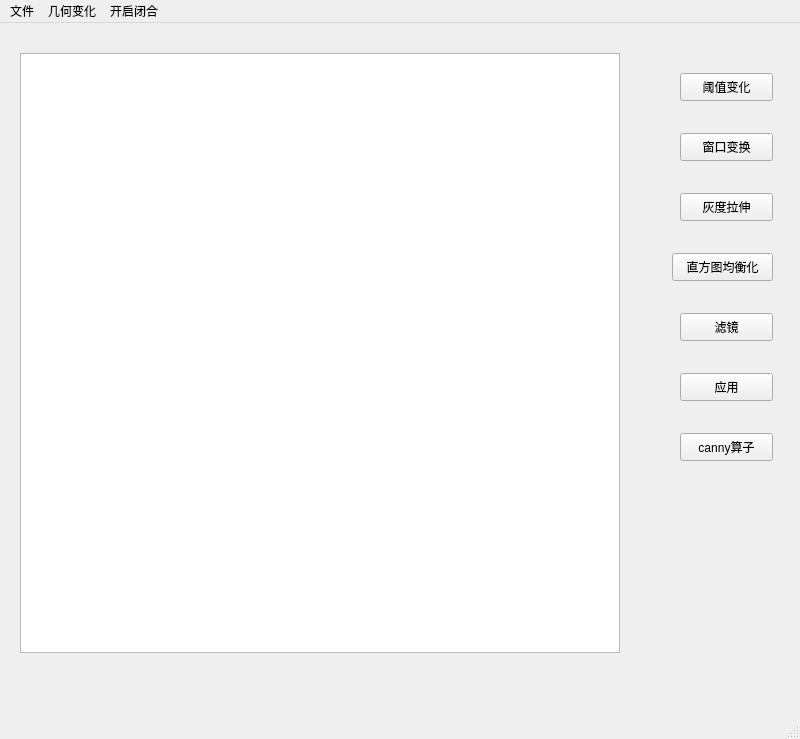
<?xml version="1.0" encoding="UTF-8"?>
<ui version="4.0">
 <class>MainWindow</class>
 <widget class="QMainWindow" name="MainWindow">
  <property name="geometry">
   <rect>
    <x>0</x>
    <y>0</y>
    <width>800</width>
    <height>739</height>
   </rect>
  </property>
  <property name="windowTitle">
   <string>MainWindow</string>
  </property>
  <widget class="QWidget" name="centralwidget">
   <widget class="QPushButton" name="pushButton">
    <property name="geometry">
     <rect>
      <x>680</x>
      <y>50</y>
      <width>93</width>
      <height>28</height>
     </rect>
    </property>
    <property name="text">
     <string>阈值变化</string>
    </property>
   </widget>
   <widget class="QGraphicsView" name="graphicsView">
    <property name="geometry">
     <rect>
      <x>20</x>
      <y>30</y>
      <width>600</width>
      <height>600</height>
     </rect>
    </property>
   </widget>
   <widget class="QPushButton" name="pushButton_2">
    <property name="geometry">
     <rect>
      <x>680</x>
      <y>110</y>
      <width>93</width>
      <height>28</height>
     </rect>
    </property>
    <property name="text">
     <string>窗口变换</string>
    </property>
   </widget>
   <widget class="QPushButton" name="pushButton_3">
    <property name="geometry">
     <rect>
      <x>680</x>
      <y>170</y>
      <width>93</width>
      <height>28</height>
     </rect>
    </property>
    <property name="text">
     <string>灰度拉伸</string>
    </property>
   </widget>
   <widget class="QPushButton" name="pushButton_4">
    <property name="geometry">
     <rect>
      <x>672</x>
      <y>230</y>
      <width>101</width>
      <height>28</height>
     </rect>
    </property>
    <property name="text">
     <string>直方图均衡化</string>
    </property>
   </widget>
   <widget class="QPushButton" name="pushButton_5">
    <property name="geometry">
     <rect>
      <x>680</x>
      <y>290</y>
      <width>93</width>
      <height>28</height>
     </rect>
    </property>
    <property name="text">
     <string>滤镜</string>
    </property>
   </widget>
   <widget class="QPushButton" name="pushButton_6">
    <property name="geometry">
     <rect>
      <x>680</x>
      <y>350</y>
      <width>93</width>
      <height>28</height>
     </rect>
    </property>
    <property name="text">
     <string>应用</string>
    </property>
   </widget>
   <widget class="QPushButton" name="pushButton_7">
    <property name="geometry">
     <rect>
      <x>680</x>
      <y>410</y>
      <width>93</width>
      <height>28</height>
     </rect>
    </property>
    <property name="text">
     <string>canny算子</string>
    </property>
   </widget>
  </widget>
  <widget class="QMenuBar" name="menubar">
   <property name="geometry">
    <rect>
     <x>0</x>
     <y>0</y>
     <width>800</width>
     <height>26</height>
    </rect>
   </property>
   <widget class="QMenu" name="menu">
    <property name="title">
     <string>文件</string>
    </property>
    <addaction name="actionopen"/>
    <addaction name="actionsave"/>
    <addaction name="actionreopen"/>
   </widget>
   <widget class="QMenu" name="menu_2">
    <property name="title">
     <string>几何变化</string>
    </property>
    <addaction name="actionchange"/>
   </widget>
   <widget class="QMenu" name="menu_3">
    <property name="title">
     <string>开启闭合</string>
    </property>
    <addaction name="actionopen_2"/>
    <addaction name="actionclose"/>
   </widget>
   <addaction name="menu"/>
   <addaction name="menu_2"/>
   <addaction name="menu_3"/>
  </widget>
  <widget class="QStatusBar" name="statusbar"/>
  <action name="actionopen">
   <property name="text">
    <string>open</string>
   </property>
  </action>
  <action name="actionsave">
   <property name="text">
    <string>save</string>
   </property>
  </action>
  <action name="actionlarge">
   <property name="text">
    <string>large</string>
   </property>
  </action>
  <action name="actionsmaller">
   <property name="text">
    <string>smaller</string>
   </property>
  </action>
  <action name="actiontotation">
   <property name="text">
    <string>totation</string>
   </property>
  </action>
  <action name="actionhistnormal">
   <property name="text">
    <string>histnormal</string>
   </property>
  </action>
  <action name="actionreopen">
   <property name="text">
    <string>reopen</string>
   </property>
  </action>
  <action name="actionchange">
   <property name="text">
    <string>change</string>
   </property>
  </action>
  <action name="actionopen_2">
   <property name="text">
    <string>open</string>
   </property>
  </action>
  <action name="actionclose">
   <property name="text">
    <string>close</string>
   </property>
  </action>
 </widget>
 <resources/>
 <connections/>
</ui>
